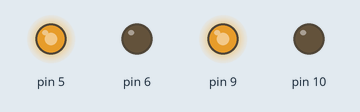
Recording of a sketch running on a simulated Arduino Uno, built with avr-gcc and run on an emulated ATmega328P. Shown: output pins drawn as LEDs (lit = HIGH).

Above: at 0.05 s.
At 2.5 s:
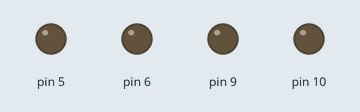
At 5.0 s:
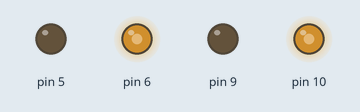
Timing chart, 0 to 6.5 s (numbered marks = the images above):
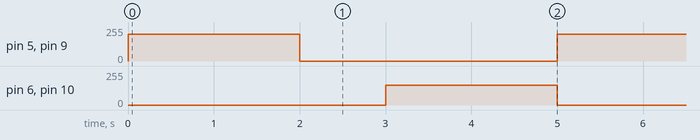

The sketch:

main1.ino
```cpp
#include "motor.h"
Motor leftMotor(5, 6);
Motor rightMotor(9, 10);

void setup() {

}

void loop() {
  leftMotor.forward(200);
  rightMotor.forward(200);
  delay(2000);

  leftMotor.stop();
  rightMotor.stop();
  delay(1000);

  leftMotor.backward(150);
  rightMotor.backward(150);
  delay(2000);


}
```

motor.cpp
```cpp
#include "motor.h"
#include <Arduino.h>
Motor::Motor(int p1, int p2) {
  pin1 = p1;
  pin2 = p2;
  pinMode(pin1, OUTPUT);
  pinMode(pin2, OUTPUT);
}


void Motor::forward(int speed) {
  analogWrite(pin1, speed);
  analogWrite(pin2, 0);
}

void Motor::backward(int speed) {
  analogWrite(pin1, 0);
  analogWrite(pin2, speed);
}
void Motor::stop() {
  analogWrite(pin1, 0);
  analogWrite(pin2, 0);

}
```

motor.h
```cpp
#ifndef MOTOR_H
#define MOTOR_H

#include <Arduino.h>

class Motor {
  private:
    int pin1, pin2;

  public:
    Motor(int p1, int p2);
    void forward(int speed);
    void backward(int speed);
    void stop();
};

#endif 
```

Measured:
- by itself, pin 5, pin 9: alternates 200/255 for 2.0 s and 0/255 for 3.0 s
- by itself, pin 6, pin 10: alternates 150/255 for 2.0 s and 0/255 for 3.0 s
